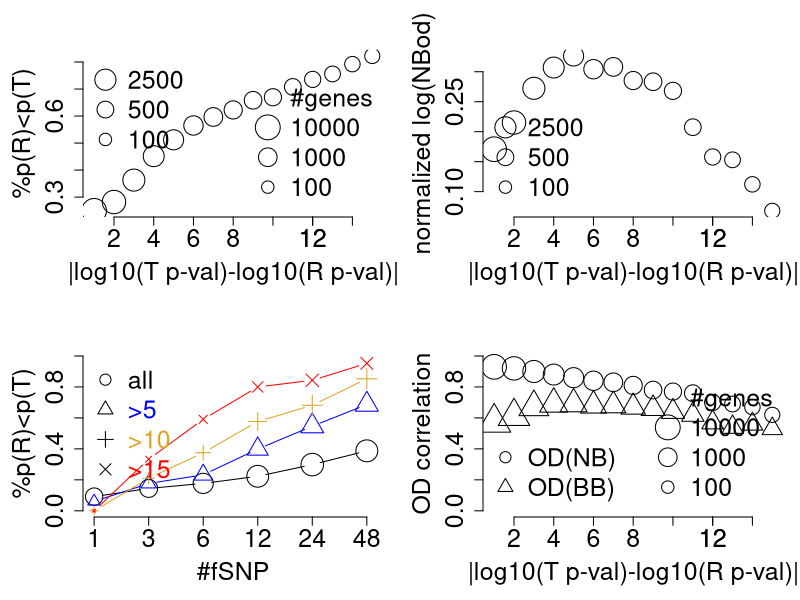
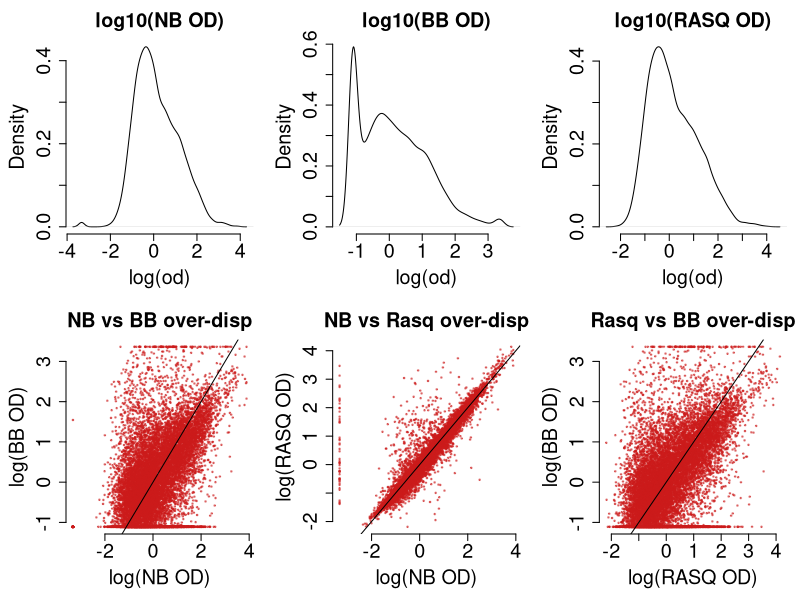
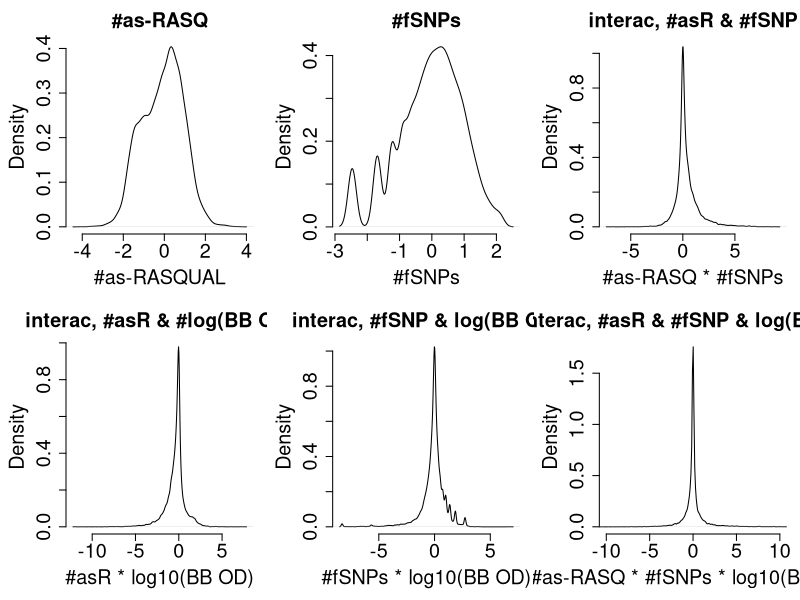
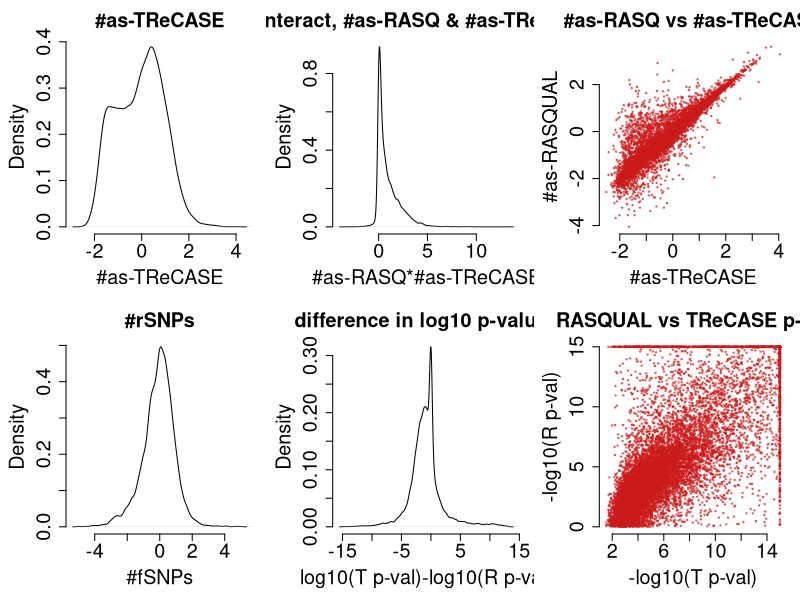
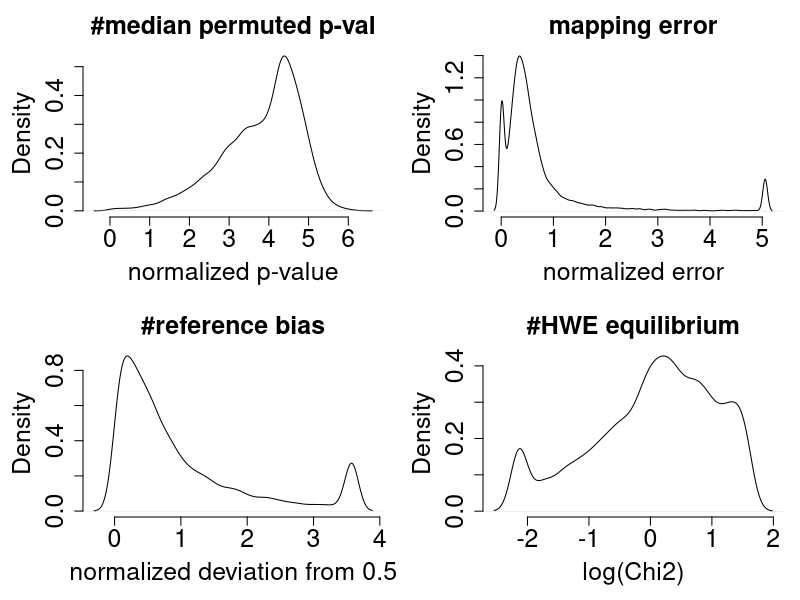
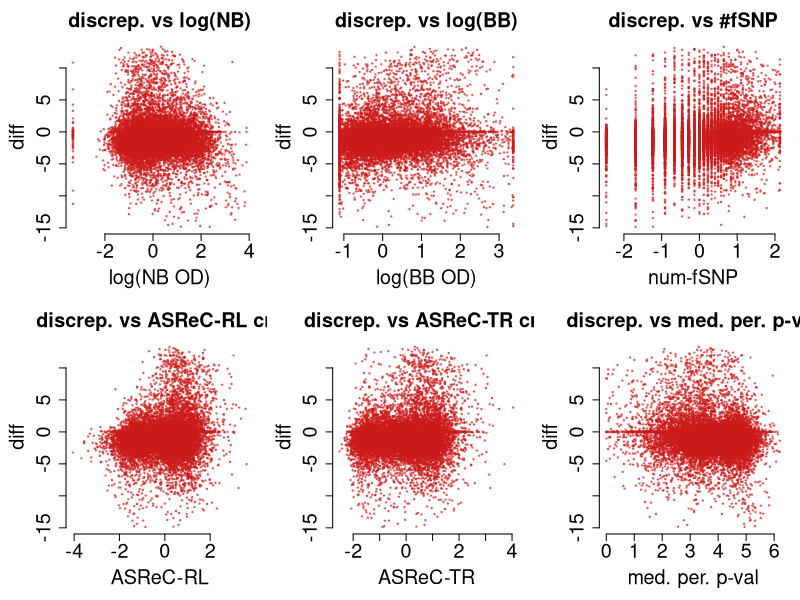
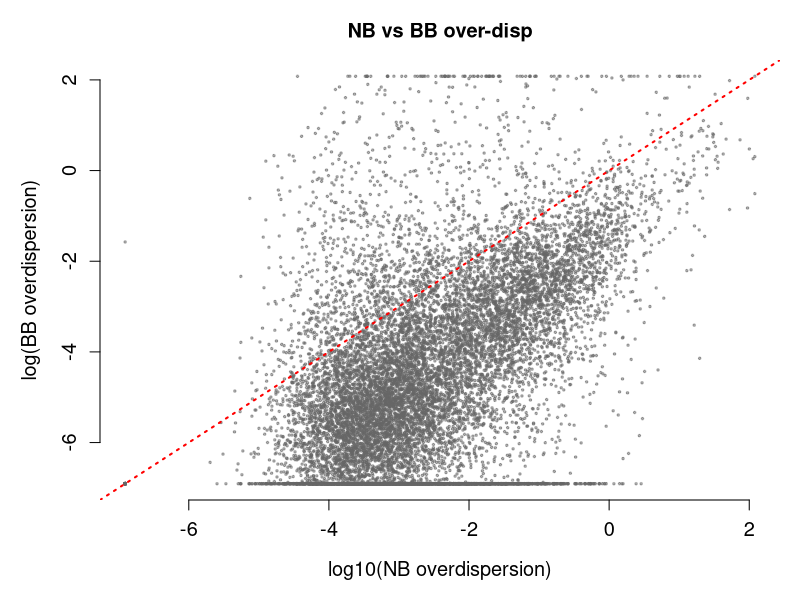

Recreate these plots in R, in order.
## ---- chunk 1
rasq = read.csv("linear_model_cov.csv")
rasq = rasq[!is.na(rasq$pvalT),]
dim(rasq)
rasq[1:2,]

rasq$qvalR = 10^rasq$qval
rasq$qvalT[rasq$qvalT<1e-100] = 1e-100
rasq$qvalR[rasq$qvalR<1e-100] = 1e-100
rasq$pvalT[rasq$pvalT<1e-100] = 1e-100
rasq$pvalR[rasq$pvalR<1e-100] = 1e-100
dim(rasq)

#rasq$rnlt = -log10(rasq$qvalR)
#rasq$tnlt = -log10(rasq$qvalT)
rasq$rnlt = -log10(rasq$pvalR)
rasq$tnlt = -log10(rasq$pvalT)

cent = function(x){
  med = median(x)
  (x-med)
}
norm = function(x){
  sd = sd(x)
  x/sd
}

odNB = rasq$odNB; odNB[odNB<1e-3]=1e-3; odNB[odNB>8]=8; 
odBB = rasq$odBB; odBB[odBB<1e-3]=1e-3; odBB[odBB>8]=8
lodNB = cent(norm(log(odNB))); 
lodBB = cent(norm(log(odBB))); 
lodR = cent(norm(-log(rasq$OD)));
lodNBp = log(odNB); 
lodBBp = log(odBB); 



hiR = function(cuts, y){
   kp = abs(y)>cuts
   c(mean(y[kp]>0), sum(kp)) 
}
#show RASQUAL 
GfSNP = rasq$NfSNP
GfSNP[rasq$NfSNP>1]=3
GfSNP[rasq$NfSNP>2]=6
GfSNP[rasq$NfSNP>4]=12
GfSNP[rasq$NfSNP>8]=24
GfSNP[rasq$NfSNP>16]=48
cutoff = 25
rasq$rnlt[rasq$rnlt>cutoff] = cutoff
rasq$tnlt[rasq$tnlt>cutoff] = cutoff
y = rasq$rnlt-rasq$tnlt
z = y>0
kp0 = abs(y)>=0
kp1 = abs(y)>=1
kp5 = abs(y)>=5
kp10 = abs(y)>=10
kp15 = abs(y)>=15

ag0 = aggregate(z[kp0], by=list(GfSNP[kp0]), FUN=mean)
ag1 = aggregate(z[kp1], by=list(GfSNP[kp1]), FUN=mean)
ag5 = aggregate(z[kp5], by=list(GfSNP[kp5]), FUN=mean)
ag10 = aggregate(z[kp10], by=list(GfSNP[kp10]), FUN=mean)
ag15 = aggregate(z[kp15], by=list(GfSNP[kp15]), FUN=mean)

cg0 = aggregate(rep(1,sum(kp0)), by=list(GfSNP[kp0]), FUN=sum)
cg1 = aggregate(rep(1,sum(kp1)), by=list(GfSNP[kp1]), FUN=sum)
cg5 = aggregate(rep(1,sum(kp5)), by=list(GfSNP[kp5]), FUN=sum)
cg10 = aggregate(rep(1,sum(kp10)), by=list(GfSNP[kp10]), FUN=sum)
cg15 = aggregate(rep(1,sum(kp15)), by=list(GfSNP[kp15]), FUN=sum)
ind = 1:15
frR = sapply(ind, hiR, y=y)

numg = cors = cors2 = odnb = rep(0, length(ind))
for(i in ind){
  kpi = abs(y)>i
  numg[i] = sum(kpi)
  cors[i] = round((cor(lodR[kpi], lodNB[kpi])),2)
  cors2[i] = round((cor(lodR[kpi], lodBB[kpi])),2)
  odnb[i] = mean(lodNB[kpi])
}

## ---- chunk 2
cexes = 1.8
par(mfrow=c(2,2))
par(mar=c(5,5,3,1))

plot(ind, frR[1,], xlab="|log10(T p-val)-log10(R p-val)|", ylab="%p(R)<p(T)", 
main="", bty="n", cex.main=cexes, cex.lab=cexes, cex.axis=cexes, cex=log10(frR[2,]))
legend("bottomright", legend=c("#genes", 10^(4:2)), pt.cex=c(1, 4:2), 
       cex=cexes, bty="n", pch=c(NA, 1,1,1))
legend("topleft", legend=c(2500, 500, 100), pt.cex=log10(c(2500, 500, 100)), 
       cex=cexes, bty="n", pch=c(1,1,1))
axis(1, at=c(12), 12, cex.axis=cexes)

plot(ind, odnb, xlab="|log10(T p-val)-log10(R p-val)|", ylab="normalized log(NBod)", 
main="", bty="n", cex.main=cexes, cex.lab=cexes, cex.axis=cexes, cex=log10(frR[2,]))
legend("bottomleft", legend=c(2500, 500, 100), pt.cex=log10(c(2500, 500, 100)), 
       cex=cexes, bty="n", pch=c(1,1,1))
axis(1, at=c(12), 12, cex.axis=cexes)


x = 1:6
plot(x, ag0[,2], ylim=c(0,1), type="b", xlab="#fSNP", ylab="%p(R)<p(T)", 
      main="", bty="n", xaxt="n", cex=log10(cg0[,2]), 
      xlim=c(1,6.1), cex.main=cexes, cex.lab=cexes, cex.axis=cexes)
points(x, ag5[,2], col="blue", type="b", pch=2, cex=log10(cg5[,2]))
points(x, ag10[,2], col="goldenrod", type="b", pch=3, cex=log10(cg10[,2]))
points(x, ag15[,2], col="red", type="b", pch=4, cex=log10(cg15[,2]))
axis(1, at=x, ag0[,1], cex.lab=cexes, cex.axis=cexes)
legend("topleft", legend=c("all",">5", ">10", ">15"), 
text.col=c("black", "blue", "goldenrod", "red"), pch=c(1:4), bty="n", cex=cexes)


plot(ind, cors, cex=log10(numg), pch=1, bty="n", xlab="|log10(T p-val)-log10(R p-val)|", 
ylab="OD correlation", main="", cex.main=cexes, cex.lab=cexes, cex.axis=cexes, ylim=c(0,1))
points(ind, cors2, cex=log10(numg), pch=2)
axis(1, at=c(12), 12, cex.axis=cexes)
legend("bottomleft", c("OD(NB)", "OD(BB)"), bty="n", pch=c(1,2), cex=cexes)
legend("bottomright", legend=c("#genes", 10^(4:2)), 
       pt.cex=c(1, 4:2), cex=cexes, bty="n", pch=c(NA, 1,1,1))

## ---- chunk 3
#prepare covariates

NfSNP = rasq$NfSNP;
NfSNP[rasq$NfSNP>=60] = 60;
NfSNP = log(NfSNP)
NfSNP = cent(norm(NfSNP))

NrSNP = rasq$NrSNP;
NrSNP = log(NrSNP)
NrSNP = cent(norm(NrSNP))
NrSNP[NrSNP< -5] = -5
NrSNP[NrSNP> +5] =  5
#hist(NrSNP)

af = rasq$AF
af = norm(af)

hwec2 = rasq$HWEChisq; hwec2[hwec2<1e-2]=1e-2; hwec2[hwec2>30]=30;hwec2=log(hwec2)
hwec2 = norm(hwec2)

derr = rasq$DeltaErr; derr[derr<1e-10]=1e-10; derr[derr>0.01]=0.01
derr = norm(derr)
phib = abs(rasq$PhiBias-.5); phib[phib>.1]=.1
phib = norm(phib)

asT = rasq$asT
asT = cent(norm(log(asT)))

asR = cent(norm(log(rasq$asR)))

cutoff = 15
rasq$rnlt[rasq$rnlt>cutoff] = cutoff
rasq$tnlt[rasq$tnlt>cutoff] = cutoff
y = rasq$rnlt-rasq$tnlt


mpp = rasq$mpp
mpp[mpp<1e-5] = 1e-5
mpp = norm(mpp)

#interactions
i12 = asR*NfSNP
i13 = asR*lodBB
i23 = NfSNP*lodBB
i123 = asR*lodBB*NfSNP
#i123[i123< -10] = -10
#i123[i123>  10] = 10
ia14 = asT*asR
## ---- chunk 4
par(mfrow=c(2,3))
par(mar=c(5,5,3,1))

plot(density(lodNB), bty="n", main="log10(NB OD)", 
     xlab="log(od)", cex.main=cexes, cex.lab=cexes, cex.axis=cexes)
plot(density(lodBB), bty="n", main="log10(BB OD)", 
     xlab="log(od)", cex.main=cexes, cex.lab=cexes, cex.axis=cexes)
plot(density(lodR), bty="n", main="log10(RASQ OD)",
     xlab="log(od)", cex.main=cexes, cex.lab=cexes, cex.axis=cexes)
plot(lodNB, lodBB, main="NB vs BB over-disp", pch=20, cex=0.5, col=rgb(0.8,0.1,0.1,0.5), bty="n",
     xlab="log(NB OD)", ylab="log(BB OD)", cex.main=cexes, cex.lab=cexes, cex.axis=cexes)
abline(a=0, b=1)
plot(lodNB, lodR, main="NB vs Rasq over-disp", pch=20, cex=0.5, col=rgb(0.8,0.1,0.1,0.5), bty="n",
     xlab="log(NB OD)", ylab="log(RASQ OD)", cex.main=cexes, cex.lab=cexes, cex.axis=cexes)
abline(a=0, b=1)
plot(lodR, lodBB, main="Rasq vs BB over-disp", pch=20, cex=0.5, col=rgb(0.8,0.1,0.1,0.5), bty="n",
     xlab="log(RASQ OD)", ylab="log(BB OD)", cex.main=cexes, cex.lab=cexes, cex.axis=cexes)
abline(a=0, b=1)

## ---- chunk 5
par(mfrow=c(2,3))
par(mar=c(5,5,3,1))

plot(density(asR), bty="n", main="#as-RASQ", xlab="#as-RASQUAL", cex.main=cexes, cex.lab=cexes, cex.axis=cexes)
plot(density(NfSNP), bty="n", main="#fSNPs", xlab="#fSNPs", cex.main=cexes, cex.lab=cexes, cex.axis=cexes)
#plot(density(NrSNP), bty="n", main="#rSNPs", xlab="#fSNPs", cex.main=cexes, cex.lab=cexes, cex.axis=cexes)
plot(density(i12), bty="n", main="interac, #asR & #fSNP", 
     xlab="#as-RASQ * #fSNPs", cex.main=cexes, cex.lab=cexes, cex.axis=cexes)
plot(density(i13), bty="n", main="interac, #asR & #log(BB OD)", 
     xlab="#asR * log10(BB OD)", cex.main=cexes, cex.lab=cexes, cex.axis=cexes)
plot(density(i23), bty="n", main="interac, #fSNP & log(BB OD)", 
     xlab="#fSNPs * log10(BB OD)", cex.main=cexes, cex.lab=cexes, cex.axis=cexes)
plot(density(i123), bty="n", main="interac, #asR & #fSNP & log(BB OD0", xlim=c(-10,10),
     xlab="#as-RASQ * #fSNPs * log10(BB OD)", , cex.main=cexes, cex.lab=cexes, cex.axis=cexes)

## ---- chunk 6
par(mfrow=c(2,3))
par(mar=c(5,5,3,1))

plot(density(asT), bty="n", main="#as-TReCASE", 
     xlab="#as-TReCASE", cex.main=cexes, cex.lab=cexes, cex.axis=cexes)
plot(density(ia14), bty="n", main="interact, #as-RASQ & #as-TReCASE", 
     xlab="#as-RASQ*#as-TReCASE", cex.main=cexes, cex.lab=cexes, cex.axis=cexes)
plot(asT, asR, bty="n", main="#as-RASQ vs #as-TReCASE", pch=20, cex=0.5, col=rgb(0.8,0.1,0.1,0.5), bty="n", 
              xlab="#as-TReCASE", ylab="#as-RASQUAL", cex.main=cexes, cex.lab=cexes, cex.axis=cexes)

plot(density(NrSNP), bty="n", main="#rSNPs", 
     xlab="#fSNPs", cex.main=cexes, cex.lab=cexes, cex.axis=cexes)
plot(density(y), bty="n", main="difference in log10 p-values", 
     xlab="log10(T p-val)-log10(R p-val)", cex.main=cexes, cex.lab=cexes, cex.axis=cexes)
plot(rasq$tnlt, rasq$rnlt, bty="n", main="RASQUAL vs TReCASE p-val", pch=20, cex=0.5, col=rgb(0.8,0.1,0.1,0.5), bty="n", 
              xlab="-log10(T p-val)", ylab="-log10(R p-val)", cex.main=cexes, cex.lab=cexes, cex.axis=cexes)
#rasq$rnlt-rasq$tnlt") - negative implies TReCASE is more significant

## ---- chunk 7
par(mfrow=c(2,2))
par(mar=c(5,5,3,1))
plot(density(mpp), bty="n", main="#median permuted p-val", 
     xlab="normalized p-value", cex.main=cexes, cex.lab=cexes, cex.axis=cexes)
plot(density(derr), bty="n", main="mapping error", 
     xlab="normalized error", cex.main=cexes, cex.lab=cexes, cex.axis=cexes)
plot(density(phib), bty="n", main="#reference bias", 
     xlab="normalized deviation from 0.5", cex.main=cexes, cex.lab=cexes, cex.axis=cexes)
plot(density(hwec2), bty="n", main="#HWE equilibrium", 
     xlab="log(Chi2)", cex.main=cexes, cex.lab=cexes, cex.axis=cexes)
## ---- chunk 8
par(mfrow=c(2,3))
par(mar=c(5,5,3,1))

plot(lodNB, y, main="discrep. vs log(NB)", ylab="diff", pch=20, cex=0.5, col=rgb(0.8,0.1,0.1,0.5), 
     xlab="log(NB OD)", cex.main=cexes,  cex.lab=cexes, cex.axis=cexes, bty="n")
plot(lodBB, y, main="discrep. vs log(BB)", ylab="diff", pch=20, cex=0.5, col=rgb(0.8,0.1,0.1,0.5),  
     xlab="log(BB OD)", cex.main=cexes, cex.lab=cexes, cex.axis=cexes, bty="n")
plot(NfSNP, y, main="discrep. vs #fSNP", ylab="diff", pch=20, cex=0.5, col=rgb(0.8,0.1,0.1,0.5), 
     xlab="num-fSNP", cex.main=cexes, cex.lab=cexes, cex.axis=cexes, bty="n")
plot(asR, y, main="discrep. vs ASReC-RL cnt", ylab="diff",  pch=20, cex=0.5, col=rgb(0.8,0.1,0.1,0.5),
     xlab="ASReC-RL", cex.main=cexes, cex.lab=cexes,cex.axis=cexes, bty="n")
plot(asT, y, main="discrep. vs ASReC-TR cnt", ylab="diff",  pch=20, cex=0.5, col=rgb(0.8,0.1,0.1,0.5),
     xlab="ASReC-TR", cex.main=cexes, cex.lab=cexes, cex.axis=cexes, bty="n")
plot(mpp, y, main="discrep. vs med. per. p-val", ylab="diff",  pch=20, cex=0.5, col=rgb(0.8,0.1,0.1,0.5), 
     xlab="med. per. p-val", cex.main=cexes, cex.lab=cexes, cex.axis=cexes, bty="n")

## ---- chunk 9
#a function to fit model on a subset of genes

subset_fit = function(kp, digits=3){
  nms = c("log(OD_BB)", "ASReC_R", "n-fSNP", "ASReC_R:n-fSNP", "ASReC_R:log(OD_BB)",
   "n-fSNP:log(OD_BB)", "ASReC_R:n-fSNP:log(OD_BB)", "n-rSNP", "log(OD_NB)",
   "ASReC_T", "ASReC_T:ASReC_R", "AF", "Chi2-HWEC", "Map.Err", "Ref.Bias", "Med(perm-p)") 
  lm.2 = lm(y[kp]~lodBB[kp]+asR[kp]+NfSNP[kp]
             +i12[kp]+i13[kp]+i23[kp]+i123[kp]
             +NrSNP[kp]+lodNB[kp]+asT[kp]+ia14[kp]
             +af[kp]+hwec2[kp]+derr[kp]+phib[kp]+mpp[kp])
  names(lm.2$coefficients)[-1] = nms
  
  
  
  library(car)
  an.1 = anova(lm.2)
  tss = sum(an.1[,2])
  an.3 = Anova(lm.2, type="3")
  ano3 = cbind(round(100*an.3[,1]/tss,digits-2), format(an.3[,4], scientific=T, digits=digits-1))[-1,]
  
  
  lm.m0 = lm(y[kp]~1)
  lm.m1 = lm(y[kp]~lodBB[kp])
  lm.m2 = lm(y[kp]~asR[kp])
  lm.m3 = lm(y[kp]~NfSNP[kp])
  lm.m4 = lm(y[kp]~i12[kp])
  lm.m5 = lm(y[kp]~i13[kp])
  lm.m6 = lm(y[kp]~i23[kp])
  lm.m7 = lm(y[kp]~i123[kp])
  lm.m8 = lm(y[kp]~NrSNP[kp])
  lm.m9 = lm(y[kp]~lodNB[kp])
  lm.m10 = lm(y[kp]~asT[kp])
  lm.m11 = lm(y[kp]~ia14[kp])
  
  lm.m12 = lm(y[kp]~af[kp])
  lm.m13 = lm(y[kp]~hwec2[kp])
  lm.m14 = lm(y[kp]~derr[kp])
  lm.m15 = lm(y[kp]~phib[kp])
  lm.m16 = lm(y[kp]~mpp[kp])
  
  mr2 = 
  c(round(summary(lm.m0)$r.squared*100,digits-2), lm.m0$coef[1], summary(lm.m0)$coefficients[1,4],
  round(summary(lm.m1)$r.squared*100,digits-2), lm.m1$coef[2], summary(lm.m1)$coefficients[2,4],
  round(summary(lm.m2)$r.squared*100,digits-2), lm.m2$coef[2], summary(lm.m2)$coefficients[2,4],
  round(summary(lm.m3)$r.squared*100,digits-2), lm.m3$coef[2], summary(lm.m3)$coefficients[2,4],
  round(summary(lm.m4)$r.squared*100,digits-2), lm.m4$coef[2], summary(lm.m4)$coefficients[2,4],
  round(summary(lm.m5)$r.squared*100,digits-2), lm.m5$coef[2], summary(lm.m5)$coefficients[2,4],
  round(summary(lm.m6)$r.squared*100,digits-2), lm.m6$coef[2], summary(lm.m6)$coefficients[2,4],
  round(summary(lm.m7)$r.squared*100,digits-2), lm.m7$coef[2], summary(lm.m7)$coefficients[2,4],
  round(summary(lm.m8)$r.squared*100,digits-2), lm.m8$coef[2], summary(lm.m8)$coefficients[2,4],
  round(summary(lm.m9)$r.squared*100,digits-2), lm.m9$coef[2], summary(lm.m9)$coefficients[2,4],
  round(summary(lm.m10)$r.squared*100,digits-2), lm.m10$coef[2], summary(lm.m10)$coefficients[2,4],
  round(summary(lm.m11)$r.squared*100,digits-2), lm.m11$coef[2], summary(lm.m11)$coefficients[2,4],
  round(summary(lm.m12)$r.squared*100,digits-2), lm.m12$coef[2], summary(lm.m12)$coefficients[2,4],
  round(summary(lm.m13)$r.squared*100,digits-2), lm.m13$coef[2], summary(lm.m13)$coefficients[2,4],
  round(summary(lm.m14)$r.squared*100,digits-2), lm.m14$coef[2], summary(lm.m14)$coefficients[2,4],
  round(summary(lm.m15)$r.squared*100,digits-2), lm.m15$coef[2], summary(lm.m15)$coefficients[2,4],
  round(summary(lm.m16)$r.squared*100,digits-2), lm.m16$coef[2], summary(lm.m16)$coefficients[2,4])
  mr2 = t(matrix(mr2, nrow=3))
  
  tab = summary(lm.2)$coef
  tab[,1] = round(tab[,1],digits)
  tab[,2] = round(tab[,2],digits)
  tab = tab[,-3]
  tab = cbind(tab, mr2[,2], mr2[,3])
  tab[,3] = format(as.numeric(tab[,3]), scientific=T, digits=2)
  tab[,4] = round(as.numeric(tab[,4]), digits)
  tab[,5] = format(as.numeric(tab[,5]), scientific=T, digits=2)
  colnames(tab) = c("Est", "SE", "P-val", "Marg.Est", "Marg.P")
  #tab
  
  ano = an.1
  ano[,3] = round(100*ano[,2]/tss,digits-2)
  ano[,5] = format(ano[,5], scientific=T, digits=2)
  ano[,2] = round(ano[,2])
  ano = cbind(ano[,-c(1,4)], ano3)
  ano = ano[-17,]
  ano = cbind(ano, mr2[-1,1])
  rownames(ano) = names(lm.2$coefficients)[-1]
  colnames(ano)=c("SumSq", "Typ1per", "T1P-val", "Typ3per", "T3P-val", "Marg.R")
  #ano
  list(tab=tab, ano=ano, r2=summary(lm.2)$r.squared)
}


## ---- chunk 10
#with several cutoffs
#kp = abs(y)>=(cutoff-5)
cutsub = 0
kp = abs(y)>=cutsub
sum(kp)
resA = subset_fit(kp, digits=3)

resA$tab
resA$ano
resA$r2

write.csv(resA$ano, sprintf("anova_cut%s.csv", cutsub), quote=F)
write.csv(resA$tab, sprintf("model_cut%s.csv", cutsub), quote=F)

## ---- chunk 11
cutsub = 5
kp = abs(y)>=cutsub
sum(kp)
resA = subset_fit(kp)

resA$tab
resA$ano
resA$r2

write.csv(resA$ano, sprintf("anova_cut%s.csv", cutsub), quote=F)
write.csv(resA$tab, sprintf("model_cut%s.csv", cutsub), quote=F)

## ---- chunk 12
cutsub = cutoff-5
kp = abs(y)>=cutsub
sum(kp)
resA = subset_fit(kp)

resA$tab
resA$ano
resA$r2

write.csv(resA$ano, sprintf("anova_cut%s.csv", cutsub), quote=F)
write.csv(resA$tab, sprintf("model_cut%s.csv", cutsub), quote=F)

## ---- chunk 13
cutsub = 10
kp = abs(y)<cutsub
sum(kp)
resA = subset_fit(kp)

resA$tab
resA$ano
resA$r2

write.csv(resA$ano, sprintf("anova_less%s.csv", cutsub), quote=F)
write.csv(resA$tab, sprintf("model_less%s.csv", cutsub), quote=F)
## ---- chunk 14
cutsub = 5
kp = abs(y)<cutsub
sum(kp)
resA = subset_fit(kp)

resA$tab
resA$ano
resA$r2

write.csv(resA$ano, sprintf("anova_less%s.csv", cutsub), quote=F)
write.csv(resA$tab, sprintf("model_less%s.csv", cutsub), quote=F)

## ---- chunk 15
kp = abs(y)>5
lm.r = lm(lodR[kp]~lodBB[kp]+lodNB[kp]+lodBB[kp]:lodNB[kp])
odr = lm.r$residuals
lm.3 = lm(y[kp]~lodBB[kp]+asR[kp]+NfSNP[kp]
             +i12[kp]+i13[kp]+i23[kp]+i123[kp]
             +NrSNP[kp]+lodNB[kp]+asT[kp]+ia14[kp]+odr
             +af[kp]+hwec2[kp]+derr[kp]+phib[kp]+mpp[kp])
summary(lm.3)
anova(lm.r)
anova(lm.3)

## ---- chunk 16
cexes = 1.2
png("new_od_plot.png", height=4, width=4, res=300, units="in")
par(mar=c(5,5,3,1))
plot(lodNBp, lodBBp, main="NB vs BB over-disp", pch=20, cex=.5, col=rgb(0.4,0.4,0.4,0.5), bty="n",
     xlab="log10(NB overdispersion)", ylab="log(BB overdispersion)", cex.main=cexes, cex.lab=cexes, cex.axis=cexes)
abline(a=0, b=1, col="red", lwd=2, lty=3)
dev.off()

rasqS = trecS = rep(0, nrow(rasq))
rasqS[rasq$qvalR<5e-2] = 1
rasqS[rasq$qvalR<1e-3] = 2
rasqS[rasq$qvalR<1e-4] = 3
rasqS[rasq$qvalR<1e-5] = 4

trecS[rasq$qvalT<5e-2] = 1
trecS[rasq$qvalT<1e-3] = 2
trecS[rasq$qvalT<1e-4] = 3
trecS[rasq$qvalT<1e-5] = 4

table(rasqS, trecS)
